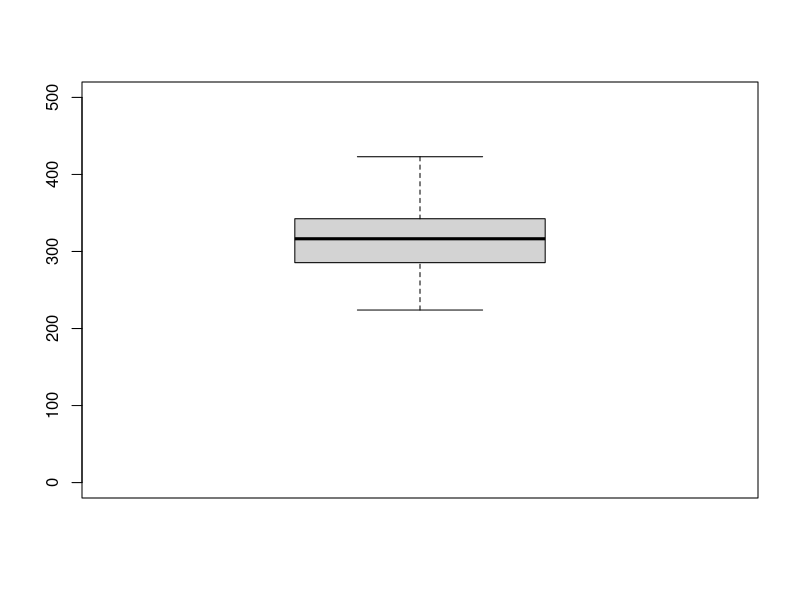
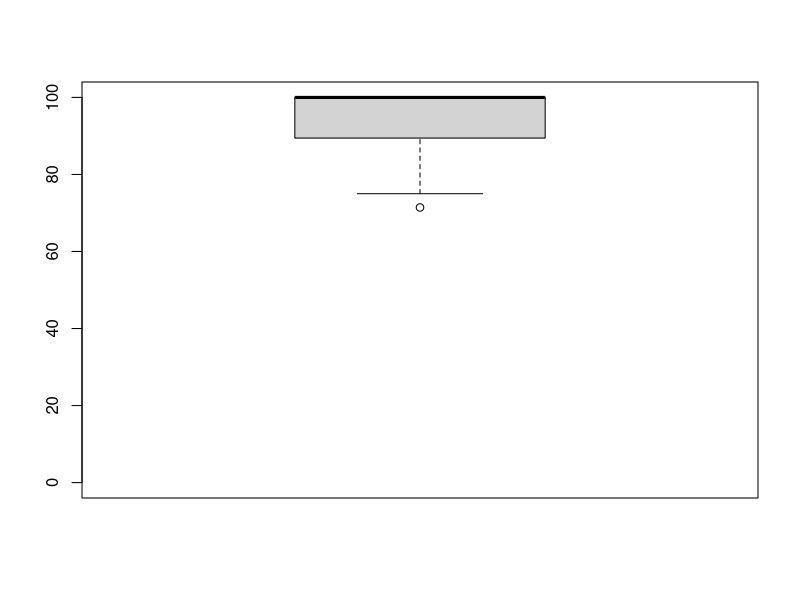
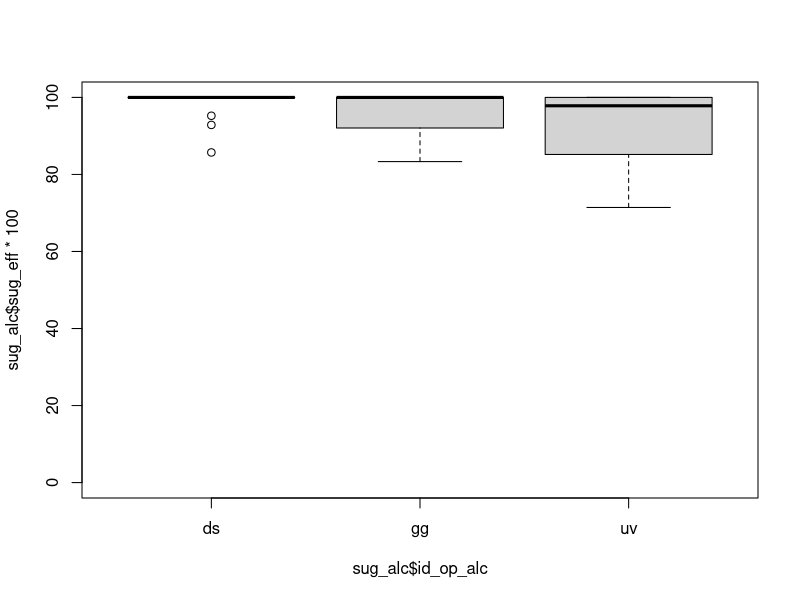

These figures' R source, in order:
sug_alc <- read.csv("./data/efficacia_zucchero.csv")
sd(sug_alc$n_am,na.rm=T)
mean(sug_alc$n_am,na.rm=T)
boxplot(sug_alc$n_am,ylim=c(0,500))
sug_alc$sug_eff<-sug_alc$n_vd_sug/(sug_alc$n_vd_sug+sug_alc$n_vd_alc)
boxplot(sug_alc$sug_eff*100,ylim=c(0,100))
mean(sug_alc$sug_eff*100,na.rm=T)
sd(sug_alc$sug_eff*100,na.rm=T)
boxplot(sug_alc$sug_eff*100~sug_alc$id_op_alc,ylim=c(0,100))# sugar efficacy per operator
